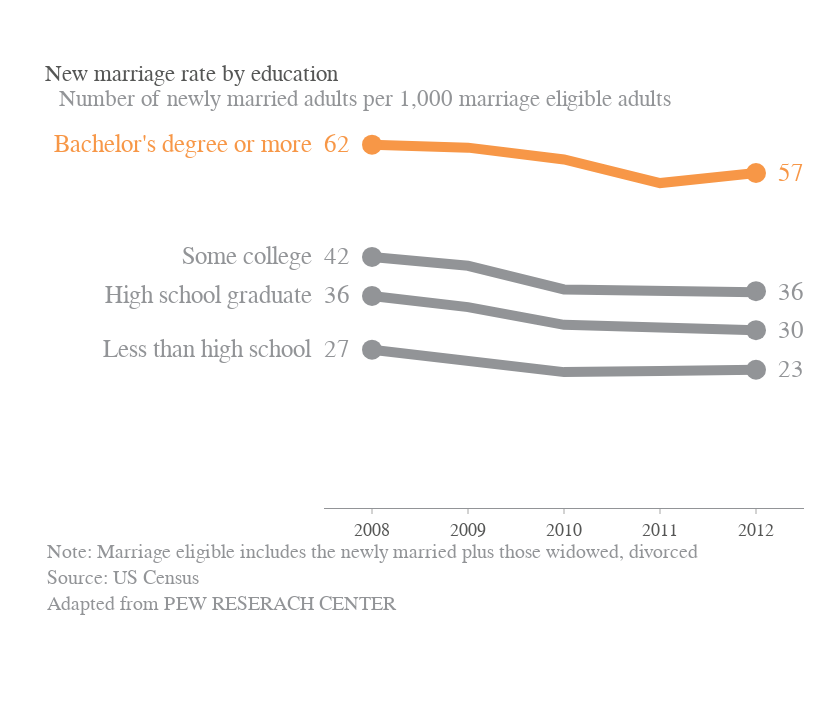

Notebook code for this chart:
### Markdown cell above
## Data Visualization

### Code cell
fig = go.Figure()

# Plot -------------------------
for i in range(3):
    fig.add_scatter(
        x=df.columns,
        y=df.iloc[i+1, :].values,
        mode="lines",
        line=dict(color=GRAY7, width=10),
    )
    
    fig.add_scatter(
        x=[df.columns.values[0], df.columns.values[-1]],
        y=[df.iloc[i+1, :].values[0], df.iloc[i, :].values[-1]],
        mode='markers',
        marker=dict(color=GRAY7, size=20),
    )

fig.add_scatter(
    x=df.columns,
    y=df.iloc[4, :].values,
    mode="lines",
    line=dict(color=ORANGE1, width=10),
)
    
fig.add_scatter(
    x=[df.columns.values[0], df.columns.values[-1]],
    y=[df.iloc[4, :].values[0], df.iloc[4, :].values[-1]],
    mode='markers',
    marker=dict(color=ORANGE1, size=20),
)

# Annotation -------------------
for i in range(4):
    if i == 3:
        fig.add_annotation(
            text=int(round(df.iloc[i+1, :].values[0], 0)),
            font=dict(color=ORANGE1, size=25, family="Arial"),
            x=0,
            y=df.iloc[i+1, :].values[0],
            xshift=-35,
            showarrow=False,
        )
        
        fig.add_annotation(
            text=int(round(df.iloc[i+1, :].values[-1], 0)),
            font=dict(color=ORANGE1, size=25, family="Arial"),
            x=4,
            y=df.iloc[i+1, :].values[-1],
            xshift=35,
            showarrow=False,
        )
        
        fig.add_annotation(
            text=df.index.values[i+1],
            align='right',
            width=300,
            font=dict(color=ORANGE1, size=25, family="Arial"),
            x=0,
            y=df.iloc[i+1, :].values[0],
            xshift=-210,
            showarrow=False,
        )
    else:
        fig.add_annotation(
            text=int(round(df.iloc[i+1, :].values[0], 0)),
            font=dict(color=GRAY7, size=25, family="Arial"),
            x=0,
            y=df.iloc[i+1, :].values[0],
            xshift=-35,
            showarrow=False,
        )
        
        fig.add_annotation(
            text=int(round(df.iloc[i+1, :].values[-1], 0)),
            font=dict(color=GRAY7, size=25, family="Arial"),
            x=4,
            y=df.iloc[i+1, :].values[-1],
            xshift=35,
            showarrow=False,
        )
        
        fig.add_annotation(
            text=df.index.values[i+1],
            align='right',
            width=300,
            font=dict(color=GRAY7, size=25, family="Arial"),
            x=0,
            y=df.iloc[i+1, :].values[0],
            xshift=-210,
            showarrow=False,
        )

# Text -------------------------
fig.add_annotation(
    text="New marriage rate by education",
    align='left',
    font=dict(color=GRAY3, size=23, family="Arial"),
    x=0,
    y=65,
    xshift=-180,
    yshift=50,
    showarrow=False
)

fig.add_annotation(
    text="Number of newly married adults per 1,000 marriage eligible adults",
    align='left',
    font=dict(color=GRAY7, size=23, family="Arial"),
    x=0,
    y=65,
    xshift=-7,
    yshift=25,
    showarrow=False
)

fig.add_annotation(
    text="Note: Marriage eligible includes the newly married plus those widowed, divorced<br>\
Source: US Census<br>\
Adapted from PEW RESERACH CENTER",
    align='left',
    font=dict(color=GRAY7, size=20, family="Arial"),
    x=0,
    y=0,
    xshift=0,
    yshift=-70,
    showarrow=False
)

# Layout -----------------------
fig.update_layout(
    width=840,
    height=720,
    margin=dict(t=124, b=212, l=324, r=36),
    paper_bgcolor="white",
    plot_bgcolor="white",
    showlegend=False,
)

fig.update_xaxes(
    tickfont=dict(color=GRAY3, size=18, family="Arial"),
    tickcolor=GRAY8,
    ticks='outside',
    linecolor=GRAY7,
    range=[-0.5, 4.5]
)

fig.update_yaxes(
    tickfont=dict(color=GRAY7, size=18, family="Arial"),
    tickcolor=GRAY8,
    showticklabels=False,
    range=[0, 65],
)

### Figure 1 — Plotly figure (JSON) as saved in the notebook; plotly's stock layout.template omitted (floating-point values rounded to 4 significant figures)
{"data": [{"line": {"color": "#929497", "width": 10}, "mode": "lines", "type": "scatter", "x": ["2008", "2009", "2010", "2011", "2012"], "y": [26.8, 25, 23, 23.2, 23.4]}, {"marker": {"color": "#929497", "size": 20}, "mode": "markers", "type": "scatter", "x": ["2008", "2012"], "y": [26.8, 36.7]}, {"line": {"color": "#929497", "width": 10}, "mode": "lines", "type": "scatter", "x": ["2008", "2009", "2010", "2011", "2012"], "y": [35.9, 34, 31, 30.5, 30.1]}, {"marker": {"color": "#929497", "size": 20}, "mode": "markers", "type": "scatter", "x": ["2008", "2012"], "y": [35.9, 23.4]}, {"line": {"color": "#929497", "width": 10}, "mode": "lines", "type": "scatter", "x": ["2008", "2009", "2010", "2011", "2012"], "y": [42.5, 41, 37, 36.7, 36.5]}, {"marker": {"color": "#929497", "size": 20}, "mode": "markers", "type": "scatter", "x": ["2008", "2012"], "y": [42.5, 30.1]}, {"line": {"color": "#F79747", "width": 10}, "mode": "lines", "type": "scatter", "x": ["2008", "2009", "2010", "2011", "2012"], "y": [61.5, 61, 59, 55, 56.7]}, {"marker": {"color": "#F79747", "size": 20}, "mode": "markers", "type": "scatter", "x": ["2008", "2012"], "y": [61.5, 56.7]}], "layout": {"annotations": [{"font": {"color": "#929497", "family": "Arial", "size": 25}, "showarrow": false, "text": "27", "x": 0, "xshift": -35, "y": 26.8}, {"font": {"color": "#929497", "family": "Arial", "size": 25}, "showarrow": false, "text": "23", "x": 4, "xshift": 35, "y": 23.4}, {"align": "right", "font": {"color": "#929497", "family": "Arial", "size": 25}, "showarrow": false, "text": "Less than high school", "width": 300, "x": 0, "xshift": -210, "y": 26.8}, {"font": {"color": "#929497", "family": "Arial", "size": 25}, "showarrow": false, "text": "36", "x": 0, "xshift": -35, "y": 35.9}, {"font": {"color": "#929497", "family": "Arial", "size": 25}, "showarrow": false, "text": "30", "x": 4, "xshift": 35, "y": 30.1}, {"align": "right", "font": {"color": "#929497", "family": "Arial", "size": 25}, "showarrow": false, "text": "High school graduate", "width": 300, "x": 0, "xshift": -210, "y": 35.9}, {"font": {"color": "#929497", "family": "Arial", "size": 25}, "showarrow": false, "text": "42", "x": 0, "xshift": -35, "y": 42.5}, {"font": {"color": "#929497", "family": "Arial", "size": 25}, "showarrow": false, "text": "36", "x": 4, "xshift": 35, "y": 36.5}, {"align": "right", "font": {"color": "#929497", "family": "Arial", "size": 25}, "showarrow": false, "text": "Some college", "width": 300, "x": 0, "xshift": -210, "y": 42.5}, {"font": {"color": "#F79747", "family": "Arial", "size": 25}, "showarrow": false, "text": "62", "x": 0, "xshift": -35, "y": 61.5}, {"font": {"color": "#F79747", "family": "Arial", "size": 25}, "showarrow": false, "text": "57", "x": 4, "xshift": 35, "y": 56.7}, {"align": "right", "font": {"color": "#F79747", "family": "Arial", "size": 25}, "showarrow": false, "text": "Bachelor's degree or more", "width": 300, "x": 0, "xshift": -210, "y": 61.5}, {"align": "left", "font": {"color": "#555655", "family": "Arial", "size": 23}, "showarrow": false, "text": "New marriage rate by education", "x": 0, "xshift": -180, "y": 65, "yshift": 50}, {"align": "left", "font": {"color": "#929497", "family": "Arial", "size": 23}, "showarrow": false, "text": "Number of newly married adults per 1,000 marriage eligible adults", "x": 0, "xshift": -7, "y": 65, "yshift": 25}, {"align": "left", "font": {"color": "#929497", "family": "Arial", "size": 20}, "showarrow": false, "text": "Note: Marriage eligible includes the newly married plus those widowed, divorced<br>Source: US Census<br>Adapted from PEW RESERACH CENTER", "x": 0, "xshift": 0, "y": 0, "yshift": -70}], "height": 720, "margin": {"b": 212, "l": 324, "r": 36, "t": 124}, "paper_bgcolor": "white", "plot_bgcolor": "white", "showlegend": false, "width": 840, "xaxis": {"linecolor": "#929497", "range": [-0.5, 4.5], "tickcolor": "#A6A6A5", "tickfont": {"color": "#555655", "family": "Arial", "size": 18}, "ticks": "outside"}, "yaxis": {"range": [0, 65], "showticklabels": false, "tickcolor": "#A6A6A5", "tickfont": {"color": "#929497", "family": "Arial", "size": 18}}}}
